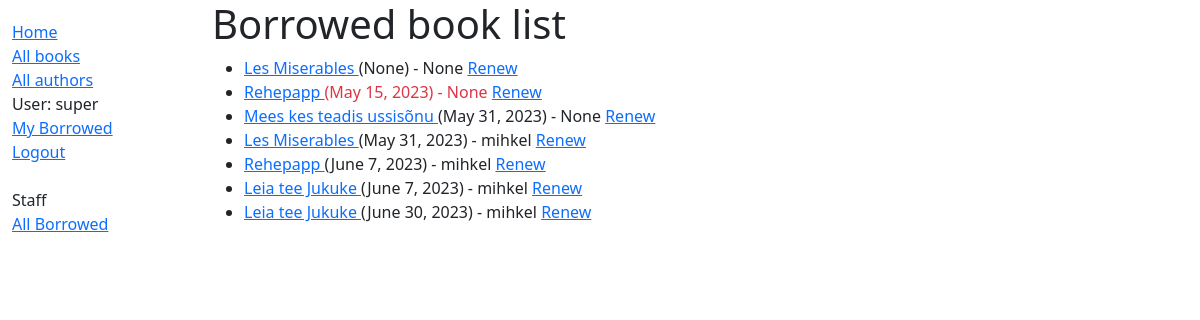
/catalog/allBorrowed (signed in), run on an earlier commit of the app's database.
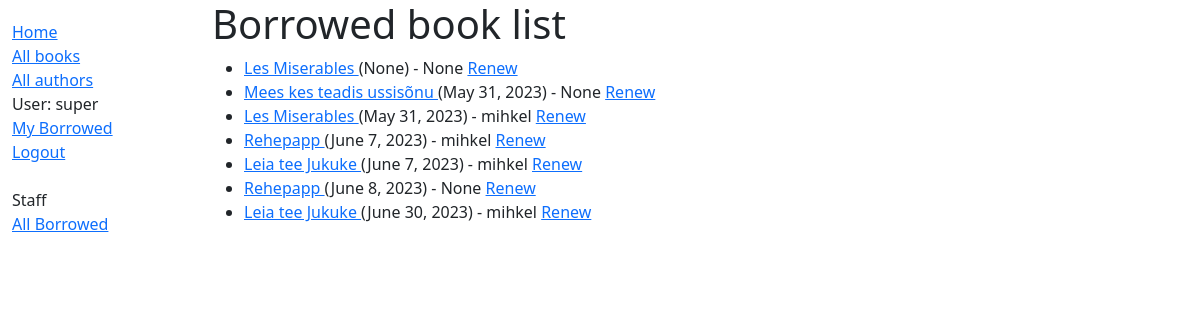
And on a later commit of the database.
### catalog/models.py (models this page shows, shortened)
class BookInstance(models.Model):
    id = models.UUIDField(primary_key=True, default=uuid.uuid4, help_text='Unique ID for this particular book across whole library')
    book = models.ForeignKey('Book', on_delete=models.RESTRICT, null=True)
    imprint = models.CharField(max_length=200)
    due_back = models.DateField(null=True, blank=True)
    borrower = models.ForeignKey(User, on_delete=models.SET_NULL, null = True, blank=True)
    LOAN_STATUS = (
        ('m', 'Maintenance'),
        ('o', 'On loan'),
        ('a', 'Available'),
        ('r', 'Reserved'),
    )
    status = models.CharField(
        max_length=1,
        choices=LOAN_STATUS,
        blank=True,
        default='m',
        help_text='Book availability',
    )
    class Meta:
        ordering = ['due_back']
        permissions = (("can_mark_returned", "Set book as returned"),)
    @property
    def is_overdue(self):
        return bool(self.due_back and date.today() > self.due_back)

class Book(models.Model):
    title = models.CharField(max_length=200)
    author = models.ForeignKey('Author', on_delete=models.SET_NULL, null=True)
    summary = models.TextField(max_length=1000, help_text='Enter a brief description of the book')
    isbn = models.CharField('ISBN', max_length=13, unique=True, help_text='13 Character <a href="https://www.isbn-international.org/content/what-isbn">ISBN number</a>')
    genre = models.ManyToManyField(Genre, help_text='Select a genre for this book')
    language = models.ForeignKey('Language', on_delete=models.SET_NULL, null=True)
    def __str__(self):
        return self.title
    def get_absolute_url(self):
        return reverse('book-detail', args=[str(self.id)])
    def display_genre(self):
        return ', '.join(genre.name for genre in self.genre.all()[:3])
    display_genre.short_description = 'Genre'

### catalog/views.py (the view)
# urls.py: path('allBorrowed' ,views.AllBorrowedListView.as_view(), name='all-borrowed'),
class AllBorrowedListView(LoginRequiredMixin, generic.ListView):
    template_name = 'catalog/all_borrowed_list.html'
    permission_required = ('catalog.can_mark_returned', 'catalog.can_edit')
    model = BookInstance
    def get_queryset(self):
        return(
            BookInstance.objects.filter(status__exact='o').order_by('due_back')
        )

### catalog/templates/catalog/all_borrowed_list.html
{% extends "base_generic.html" %}
{% block content %}
<h1>Borrowed book list</h1>
{% if bookinstance_list %}
<ul>
    {% for instance in bookinstance_list %}
    <li>
        <span><a href="{{ instance.book.get_absolute_url }}">{{ instance.book }} </a>
            <span class="{% if instance.is_overdue %}text-danger{% endif %}">
                ({{ instance.due_back }}) - {{instance.borrower}}</span>
                {% if user.is_staff %}
                    <a href="{% url 'renew-book-librarian' instance.id %}">Renew</a>
                {% endif %}
            </span>
        </li>
        {% endfor %}
    </ul>
{% else %}
  <p>There are no books borrowed.</p>
{% endif %}
{% endblock %}

### catalog/templates/base_generic.html (shortened to what this page needs)
<!DOCTYPE html>
<html lang="en">
  <head>
    <link
      href="https://cdn.jsdelivr.net/npm/bootstrap@5.1.3/dist/css/bootstrap.min.css"
      rel="stylesheet"
 />
    {% load static %}
    <link rel="stylesheet" href="{% static 'css/styles.css' %}" />
  </head>
  <body>
    <div class="container-fluid">
      <div class="row">
        <div class="col-sm-2">
          {% block sidebar %}
            <ul class="sidebar-nav">
              <li><a href="{% url 'index' %}">Home</a></li>
              <li><a href="{% url 'books' %}">All books</a></li>
              <li><a href="{% url 'authors' %}">All authors</a></li>
              {% if user.is_authenticated %}
              <li>User: {{ user.get_username }}</li>
              <li><a href="{% url 'my-borrowed' %}">My Borrowed</a></li>
              <li><a href="{% url 'logout' %}?next={{ request.path }}">Logout</a></li>
            {% else %}
              <li><a href="{% url 'login' %}?next={{ request.path }}">Login</a></li>
            {% endif %}
            <br>
            {% if user.is_staff %}
              <li>Staff</li>
              <li><a href="{% url 'all-borrowed' %}">All Borrowed</a></li>
            {% endif %}
            </ul>
          {% endblock %}
        </div>
        <div class="col-sm-10 ">{% block content %}{% endblock %}
        </div>
      </div>
    </div>
  </body>
</html>

What changed in the data, as far as the page shows it:
changed BookInstance: due_back "May 15, 2023" → "June 8, 2023"; moves down the list
